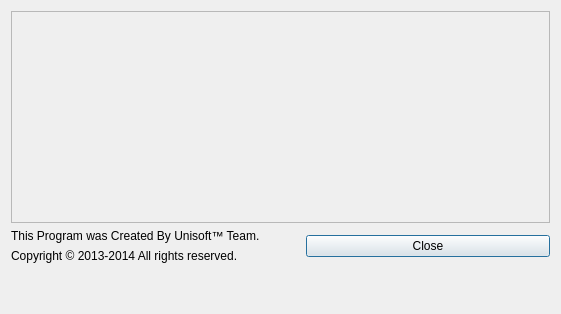
<?xml version="1.0" encoding="UTF-8"?>
<ui version="4.0">
 <class>AboutEsprit_RP</class>
 <widget class="QDialog" name="AboutEsprit_RP">
  <property name="geometry">
   <rect>
    <x>0</x>
    <y>0</y>
    <width>561</width>
    <height>314</height>
   </rect>
  </property>
  <property name="windowTitle">
   <string>Esprit-RP : About</string>
  </property>
  <property name="styleSheet">
   <string notr="true"/>
  </property>
  <layout class="QVBoxLayout" name="verticalLayout_2">
   <item>
    <widget class="QFrame" name="Frame_EspritRP">
     <property name="sizePolicy">
      <sizepolicy hsizetype="Preferred" vsizetype="Expanding">
       <horstretch>0</horstretch>
       <verstretch>0</verstretch>
      </sizepolicy>
     </property>
     <property name="styleSheet">
      <string notr="true">border-image: url(:/Icones/Ressources/Logo_ESPRIT_-_Tunisie copy.png);</string>
     </property>
     <property name="frameShape">
      <enum>QFrame::StyledPanel</enum>
     </property>
     <property name="frameShadow">
      <enum>QFrame::Raised</enum>
     </property>
    </widget>
   </item>
   <item>
    <layout class="QHBoxLayout" name="horizontalLayout">
     <item>
      <layout class="QVBoxLayout" name="verticalLayout">
       <item>
        <widget class="QLabel" name="Label_Unisoft">
         <property name="sizePolicy">
          <sizepolicy hsizetype="Preferred" vsizetype="Fixed">
           <horstretch>0</horstretch>
           <verstretch>0</verstretch>
          </sizepolicy>
         </property>
         <property name="text">
          <string>This Program was Created By Unisoft™ Team.</string>
         </property>
        </widget>
       </item>
       <item>
        <widget class="QLabel" name="Label_copyright">
         <property name="sizePolicy">
          <sizepolicy hsizetype="Preferred" vsizetype="Fixed">
           <horstretch>0</horstretch>
           <verstretch>0</verstretch>
          </sizepolicy>
         </property>
         <property name="text">
          <string>Copyright © 2013-2014 All rights reserved.</string>
         </property>
        </widget>
       </item>
      </layout>
     </item>
     <item>
      <spacer name="horizontalSpacer">
       <property name="orientation">
        <enum>Qt::Horizontal</enum>
       </property>
       <property name="sizeType">
        <enum>QSizePolicy::Preferred</enum>
       </property>
       <property name="sizeHint" stdset="0">
        <size>
         <width>40</width>
         <height>20</height>
        </size>
       </property>
      </spacer>
     </item>
     <item>
      <widget class="QPushButton" name="Button_close">
       <property name="text">
        <string>Close</string>
       </property>
      </widget>
     </item>
    </layout>
   </item>
   <item>
    <spacer name="verticalSpacer">
     <property name="orientation">
      <enum>Qt::Vertical</enum>
     </property>
     <property name="sizeType">
      <enum>QSizePolicy::Preferred</enum>
     </property>
     <property name="sizeHint" stdset="0">
      <size>
       <width>20</width>
       <height>40</height>
      </size>
     </property>
    </spacer>
   </item>
  </layout>
 </widget>
 <resources/>
 <connections/>
</ui>
